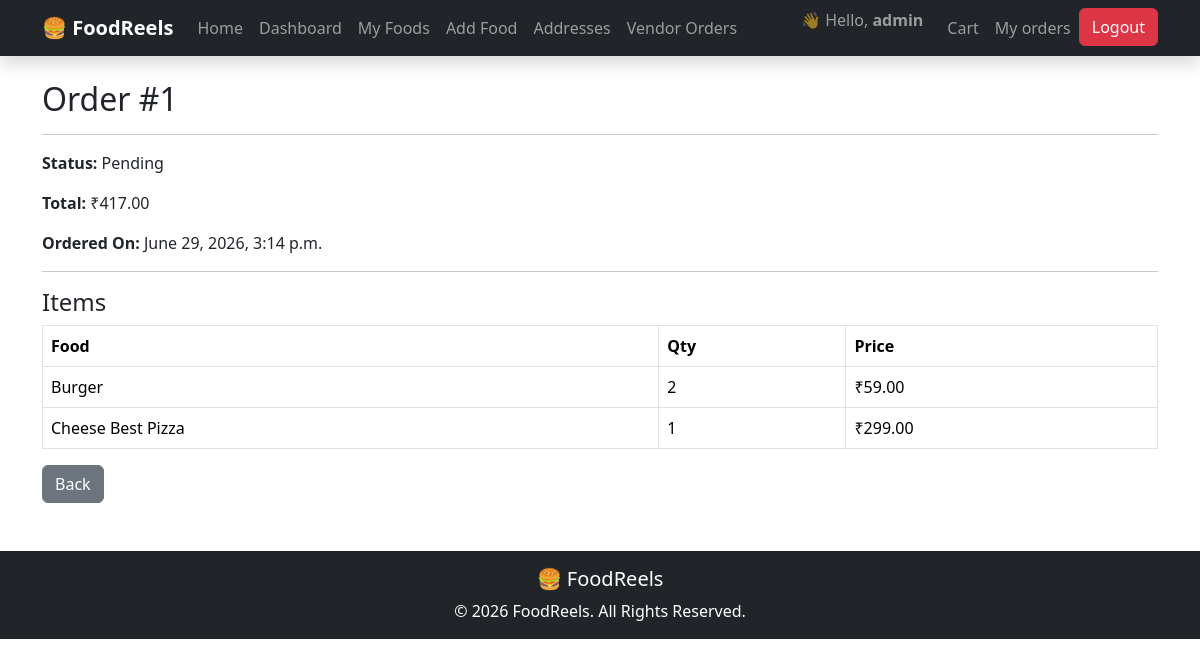
The app's page /orders/detail/1/ (signed in) with its own data.
### accounts/models.py (models this page shows, shortened)
class User(AbstractUser):
    REEL_CHOICES = (
        ('customer','Customer'),
        ('vendor','Vendor'),
        ('admin', 'Admin'),
    )
    phone = models.CharField(max_length=15, blank=True, null=True)
    role = models.CharField(max_length=20, choices=REEL_CHOICES, default='customer')

### orders/models.py (models this page shows, shortened)
class Order(models.Model):
    STATUS_CHOICES = (
        ("Pending", "Pending"),
        ("Accepted", "Accepted"),
        ("Preparing", "Preparing"),
        ("Delivered", "Delivered"),
        ("Cancelled", "Cancelled"),
    )
    user = models.ForeignKey(
        settings.AUTH_USER_MODEL,
        on_delete=models.CASCADE
    )
    address = models.ForeignKey(
        Address,
        on_delete=models.SET_NULL,
        null=True
    )
    total_amount = models.DecimalField(max_digits=10, decimal_places=2)
    status = models.CharField(max_length=20, choices=STATUS_CHOICES, default="Pending")
    created_at = models.DateTimeField(auto_now_add=True)

class OrderItem(models.Model):
    order = models.ForeignKey(
        Order,
        on_delete=models.CASCADE,
        related_name="items"
    )
    food = models.ForeignKey(
        FoodItem,
        on_delete=models.CASCADE
    )
    quantity = models.PositiveIntegerField()
    price = models.DecimalField(max_digits=10, decimal_places=2)

### foods/models.py (models this page shows, shortened)
class FoodItem(models.Model):
    vendor = models.ForeignKey(
        Vendor,
        on_delete=models.CASCADE,
        related_name='foods'
    )
    category = models.ForeignKey(
        Category,
        on_delete=models.CASCADE
    )
    name = models.CharField(max_length=200)
    description = models.TextField()
    price = models.DecimalField(
        max_digits=8,
        decimal_places=2
    )
    image = models.ImageField(
        upload_to="foods/"
    )
    is_available = models.BooleanField(default=True)
    created_at = models.DateTimeField(auto_now_add=True)
    updated_at = models.DateTimeField(auto_now=True)

### orders/views.py (the view)
# urls.py: path("detail/<int:pk>/",order_detail,name="order-detail"),
@login_required
def order_detail(request, pk):
    order = get_object_or_404(
        Order,
        id=pk,
        user=request.user
    )
    return render(
        request,
        "orders/order_detail.html",
        {
            "order":order
        }
    )

### templates/orders/order_detail.html
{% extends "base.html" %}
{% block content %}
<h2>
Order #{{ order.id }}
</h2>
<hr>
<p>
<strong>Status:</strong>
{{ order.status }}
</p>
<p>
<strong>Total:</strong>
₹{{ order.total_amount }}
</p>
<p>
<strong>Ordered On:</strong>
{{ order.created_at }}
</p>
<hr>
<h4>
Items
</h4>
<table class="table table-bordered">
<tr>
<th>Food</th>
<th>Qty</th>
<th>Price</th>
</tr>
{% for item in order.items.all %}
<tr>
<td>
{{ item.food.name }}
</td>
<td>
{{ item.quantity }}
</td>
<td>
₹{{ item.price }}
</td>
</tr>
{% endfor %}
</table>
<a href="{% url 'my-orders' %}"
class="btn btn-secondary">
Back
</a>
{% endblock %}

### templates/base.html (shortened to what this page needs)
<!DOCTYPE html>
<html lang="en">
<head>
    <link href="https://cdn.jsdelivr.net/npm/bootstrap@5.3.7/dist/css/bootstrap.min.css" rel="stylesheet">
</head>
<body>
<nav class="navbar navbar-expand-lg navbar-dark bg-dark shadow">
    <div class="container">
        <a class="navbar-brand fw-bold" href="{% url 'home' %}">
            🍔 FoodReels
        </a>
        <div class="collapse navbar-collapse" id="navbarNav">
            <ul class="navbar-nav me-auto">
                <li class="nav-item">
                    <a class="nav-link" href="{% url 'home' %}">
                        Home
                    </a>
                </li>
                {% if request.user.is_authenticated %}
                    <li class="nav-item">
                        <a class="nav-link" href="{% url 'vendor-dashboard' %}">
                            Dashboard
                        </a>
                    </li>
                    <li class="nav-item">
                        <a class="nav-link" href="{% url 'food-list' %}">
                            My Foods
                        </a>
                    </li>
                    <li class="nav-item">
                        <a class="nav-link" href="{% url 'add-food' %}">
                            Add Food
                        </a>
                    </li>
                   <li class="nav-item">
                        <a class="nav-link" href="{% url 'address-list' %}">
                            Addresses
                        </a>
                    </li>
                    <li class="nav-item">
                        <a class="nav-link"
                           href="{% url 'vendor-orders' %}">
                           Vendor Orders
                    </a>
                    </li>
                {% endif %}
            </ul>
            <ul class="navbar-nav">
                {% if request.user.is_authenticated %}
                    <li class="nav-item">
                        <span class="navbar-text me-3">
                            👋 Hello,
                            <strong>{{ request.user.username }}</strong>
                        </span>
                    </li>
                    <li class="nav-item">
                        <a class="nav-link" href="{% url 'cart-list' %}">Cart</a>
                    </li>
                    <li class="nav-item">
                        <a class="nav-link" href="{% url 'my-orders' %}">
                            My orders
                        </a>
                    </li>
                    <li class="nav-item">
                        <a
                            href="{% url 'logout' %}"
                            class="btn btn-danger">
                            Logout
                        </a>
                    </li>
                {% endif %}
            </ul>
        </div>
    </div>
</nav>
<div class="container mt-4">
    {% block content %}
    {% endblock %}
</div>
<footer class="bg-dark text-white text-center p-3 mt-5">
    <h5>🍔 FoodReels</h5>
    <p class="mb-0">
        © 2026 FoodReels. All Rights Reserved.
    </p>
</footer>
</body>
</html>

### records on screen
User: user.username "admin"
Order: id "1", status "Pending", total_amount "417.00", created_at "June 29, 2026, 3:14 p.m."
OrderItem: food.name "Burger", quantity "2", price "59.00"
OrderItem: food.name "Cheese Best Pizza", quantity "1", price "299.00"
